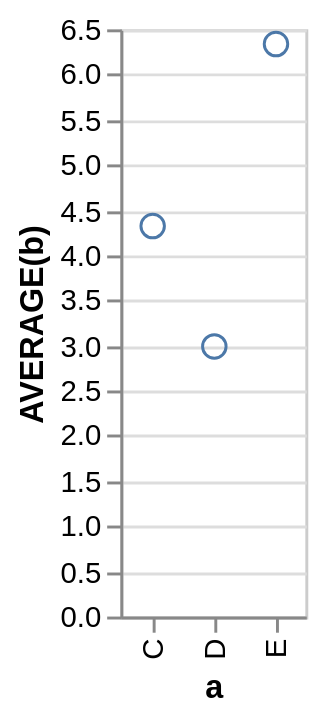

The specification (Vega-Lite) saved for this image:
### Vega specification from a JSON file in a GitHub repository (floating-point values rounded to 4 significant figures)
{"$schema": "https://vega.github.io/schema/vega/v3.0.json", "autosize": "pad", "padding": 5, "encode": {"update": {"stroke": {"value": "#ccc"}, "fill": {"value": "transparent"}}}, "data": [{"name": "source_0", "values": [{"a": "C", "b": 2}, {"a": "C", "b": 7}, {"a": "C", "b": 4}, {"a": "D", "b": 1}, {"a": "D", "b": 2}, {"a": "D", "b": 6}, {"a": "E", "b": 8}, {"a": "E", "b": 4}, {"a": "E", "b": 7}]}, {"name": "data_0", "source": "source_0", "transform": [{"type": "formula", "expr": "toNumber(datum[\"b\"])", "as": "b"}, {"type": "aggregate", "groupby": ["a"], "ops": ["average"], "fields": ["b"], "as": ["average_b"]}]}], "signals": [{"name": "width", "update": "bandspace(domain('x').length, 1, 0.5) * 21"}, {"name": "height", "update": "200"}], "marks": [{"name": "marks", "type": "symbol", "role": "point", "from": {"data": "data_0"}, "encode": {"update": {"x": {"scale": "x", "field": "a"}, "y": {"scale": "y", "field": "average_b"}, "stroke": {"value": "#4c78a8"}, "fill": {"value": "transparent"}}}}], "scales": [{"name": "x", "type": "point", "domain": {"data": "data_0", "field": "a", "sort": true}, "range": {"step": 21}, "round": true, "padding": 0.5}, {"name": "y", "type": "linear", "domain": {"data": "data_0", "field": "average_b"}, "range": [200, 0], "round": true, "nice": true, "zero": true}], "axes": [{"scale": "x", "orient": "bottom", "tickCount": 5, "title": "a", "zindex": 1, "encode": {"labels": {"update": {"angle": {"value": 270}, "align": {"value": "right"}, "baseline": {"value": "middle"}}}}}, {"scale": "y", "orient": "left", "title": "AVERAGE(b)", "zindex": 1}, {"scale": "y", "domain": false, "grid": true, "labels": false, "orient": "left", "ticks": false, "zindex": 0, "gridScale": "x"}]}
